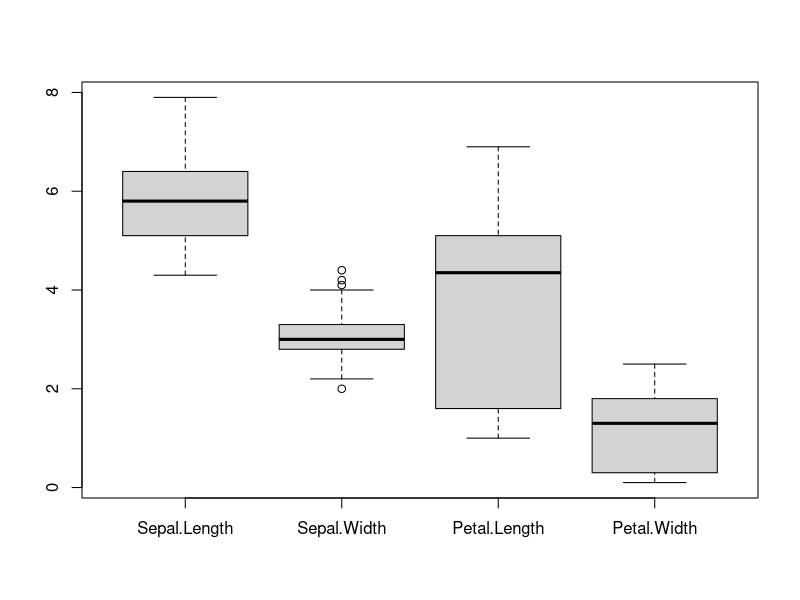
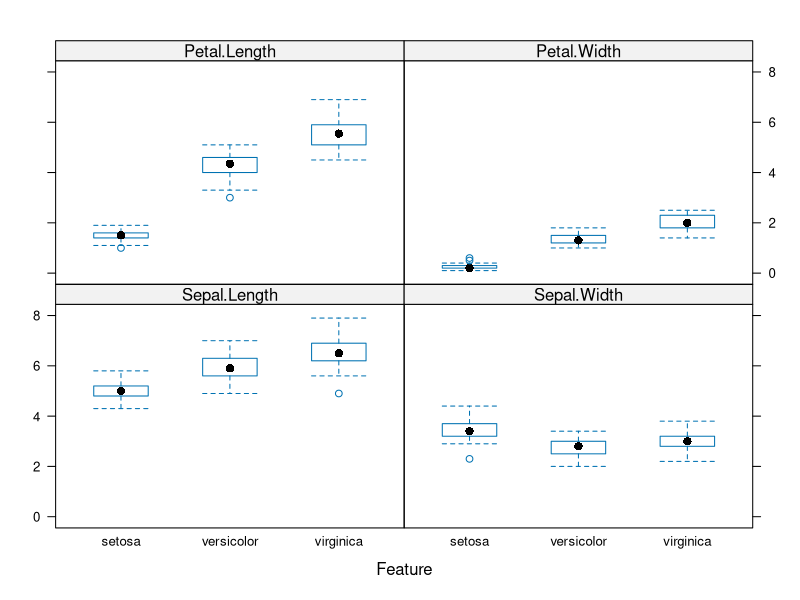
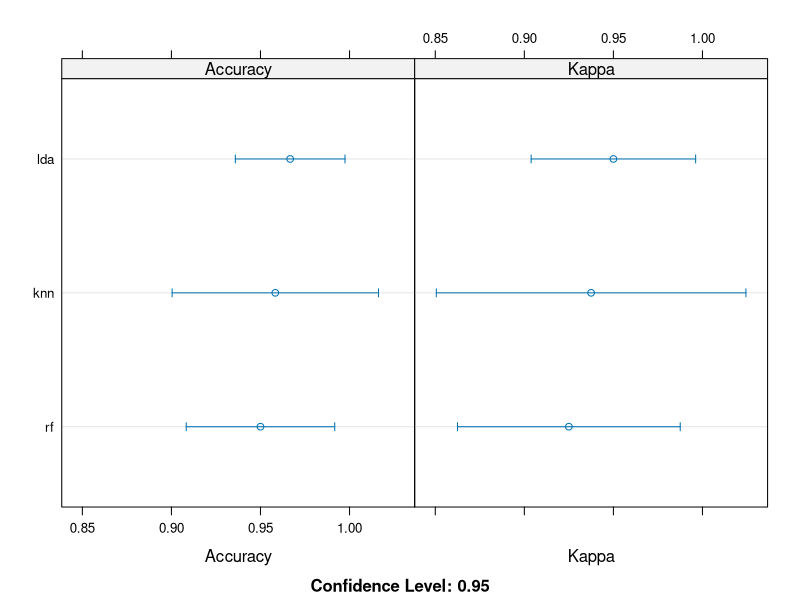

Recreate these plots in R, in order.
###############################
### M U S T E R L Ö S U N G ###
###############################

# Ausgangssituation
iris
install.packages("caret", dependencies=TRUE)
library(caret)

# Deskriptive Analyse
summary(iris)
boxplot(iris[1:4])
x <- iris[,1:4]
y <- iris[,5]
featurePlot(x=x, y=y, plot="box")

# Bivariate Analyse
cor(iris[1:4])

# Machine Learning
validation_index <- createDataPartition(iris$Species, p=0.80, list=FALSE)
validation <- iris[-validation_index, ]
model <- iris[validation_index, ]
summary(validation)
summary(model)
control <- trainControl(method = "cv", number = 10)
metric <- "Accuracy"
fit.lda <- train(Species ~ ., data=model, method ="lda", metric=metric, trControl=control)
fit.knn <- train(Species ~ ., data=model, method ="knn", metric=metric, trControl=control)
fit.rf <- train(Species ~ ., data=model, method ="rf", metric=metric, trControl=control)
results <- resamples(list(lda=fit.lda, knn=fit.knn, rf=fit.rf))
summary(results)
dotplot(results)
print(fit.lda)
predictions <- predict(fit.lda, model)
confusionMatrix(predictions, model$Species)
predictions <- predict(fit.lda, validation)
confusionMatrix(predictions, validation$Species)